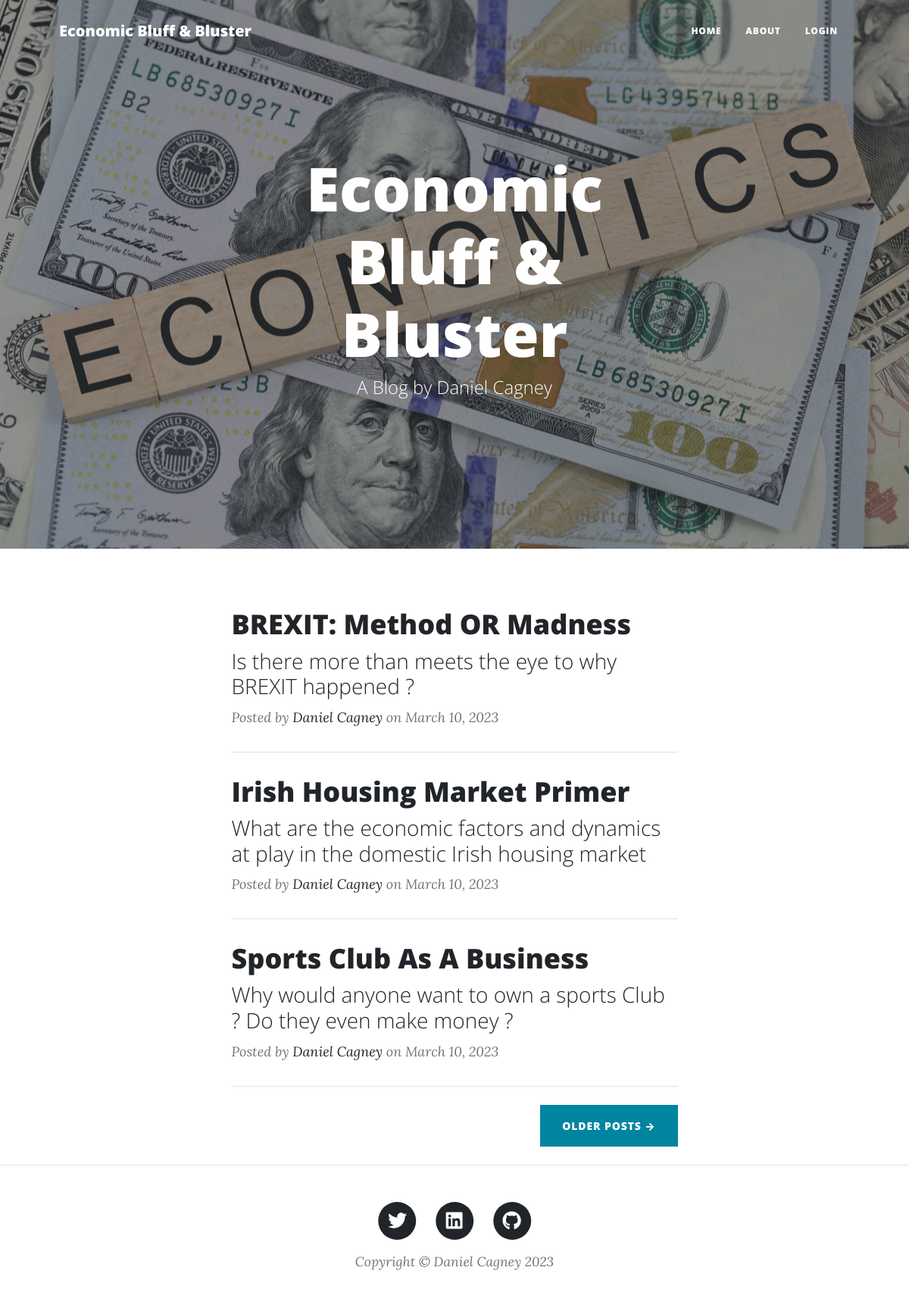
The page / on the database its author committed.
### app.py (models this page shows)
class Blogpost(db.Model):
    id = db.Column(db.Integer, primary_key=True)
    title = db.Column(db.String(50))
    subtitle = db.Column(db.String(50))
    author = db.Column(db.String(20))
    date_posted = db.Column(db.DateTime)
    content = db.Column(db.Text)

### app.py (the view)
@app.route('/')
def index():
    posts = Blogpost.query.order_by(Blogpost.date_posted.desc()).limit(3)
    return render_template('index.html', posts=posts, year=current_year)

### templates/index.html (shortened to what this page needs)
<!DOCTYPE html>
<html lang="en">
<head>
    <link href="{{ url_for('static', filename='styles.css') }}" rel="stylesheet" />
</head>
<body>
    <nav class="navbar navbar-expand-lg navbar-light" id="mainNav">
        <div class="container px-4 px-lg-5">
            <a class="navbar-brand" href=" {{ url_for('index') }} ">Economic Bluff & Bluster</a>
            <div class="collapse navbar-collapse" id="navbarResponsive">
                <ul class="navbar-nav ms-auto py-4 py-lg-0">
                    <li class="nav-item"><a class="nav-link px-lg-3 py-3 py-lg-4"
                            href=" {{ url_for('index') }} ">Home</a></li>
                    <li class="nav-item"><a class="nav-link px-lg-3 py-3 py-lg-4"
                            href=" {{ url_for('about') }} ">About</a></li>
                    {% if current_user.is_authenticated %}
                    <li class="nav-item"><a class="nav-link px-lg-3 py-3 py-lg-4"
                        href=" {{ url_for('logout') }} ">Hi {{ current_user.username }}! Logout</a></li>
                    {% else %}
                    <li class="nav-item"><a class="nav-link px-lg-3 py-3 py-lg-4"
                        href=" {{ url_for('login') }} ">Login</a></li>
                    {% endif %}
                </ul>
            </div>
        </div>
    </nav>
    <header class="masthead"
        style="background-image: url('{{ url_for('static', filename='/assets/img/economics.jpg') }} ' ) ">
        <div class="container position-relative px-4 px-lg-5">
            <div class="row gx-4 gx-lg-5 justify-content-center">
                <div class="col-md-10 col-lg-8 col-xl-7">
                    <div class="site-heading">
                        <h1>Economic Bluff & Bluster</h1>
                        <span class="subheading">A Blog by Daniel Cagney</span>
                    </div>
                </div>
            </div>
        </div>
    </header>
    <div class="container px-4 px-lg-5">
        <div class="row gx-4 gx-lg-5 justify-content-center">
            <div class="col-md-10 col-lg-8 col-xl-7">
                {% for post in posts %}
                <div class="post-preview">
                    <a href="{{ url_for('post', post_id=post.id )}}">
                        <h2 class="post-title">{{post.title}}</h2>
                        <h3 class="post-subtitle">{{post.subtitle}}</h3>
                    </a>
                    <p class="post-meta">
                        Posted by
                        <a href="#!">{{ post.author }}</a>
                        on {{post.date_posted.strftime('%B %d, %Y')}}
                    </p>
                </div>
                <hr class="my-4" />
                {% endfor %}
                <div class="d-flex justify-content-end mb-4"><a class="btn btn-primary text-uppercase" href=" {{ url_for('older_posts') }} ">Older Posts →</a></div>
            </div>
        </div>
    </div>
   <footer class="border-top">
    <div class="container px-4 px-lg-5">
        <div class="row gx-4 gx-lg-5 justify-content-center">
            <div class="col-md-10 col-lg-8 col-xl-7">
                <ul class="list-inline text-center">
                    <li class="list-inline-item">
                        <a href="https://twitter.com/danny_cagney">
                            <span class="fa-stack fa-lg">
                                <i class="fas fa-circle fa-stack-2x"></i>
                                <i class="fab fa-twitter fa-stack-1x fa-inverse"></i>
                            </span>
                        </a>
                    </li>
                    <li class="list-inline-item">
                        <a href="https://www.linkedin.com/in/daniel-cagney-a7904262/">
                            <span class="fa-stack fa-lg">
                                <i class="fas fa-circle fa-stack-2x"></i>
                                <i class="fab fa-linkedin fa-stack-1x fa-inverse"></i>
                            </span>
                        </a>
                    </li>
                    <li class="list-inline-item">
                        <a href="https://github.com/danny-cagney">
                            <span class="fa-stack fa-lg">
                                <i class="fas fa-circle fa-stack-2x"></i>
                                <i class="fab fa-github fa-stack-1x fa-inverse"></i>
                            </span>
                        </a>
                    </li>
                </ul>
                <div class="small text-center text-muted fst-italic">Copyright &copy; Daniel Cagney {{year}}</div>
            </div>
        </div>
    </div>
</footer>
</body>
</html>

### rows shown on the page
Blogpost: title "BREXIT: Method OR Madness", subtitle "Is there more than meets the eye to why BREXIT happened ?", author "Daniel Cagney", date_posted "March 10, 2023"
Blogpost: title "Irish Housing Market Primer", subtitle "What are the economic factors and dynamics at play in the domestic Irish housing market", author "Daniel Cagney", date_posted "March 10, 2023"
Blogpost: title "Sports Club As A Business", subtitle "Why would anyone want to own a sports Club ? Do they even make money ?", author "Daniel Cagney", date_posted "March 10, 2023"

### other values the page prints
{{ year }} "2023"
